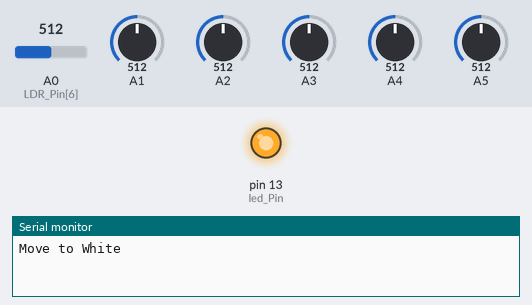
Bench run of a sketch on a simulated Arduino Uno, built with avr-gcc and run on an emulated ATmega328P. Shown: output pins drawn as LEDs (lit = HIGH), the last lines printed to the serial monitor. Inputs (shaded band) come from the test bench; at power-on: A0 (LDR_Pin[6]) = 512, A1 = 512, A2 = 512, A3 = 512, A4 = 512, A5 = 512.

Above: at 0.01 s.
At 31.1 s:
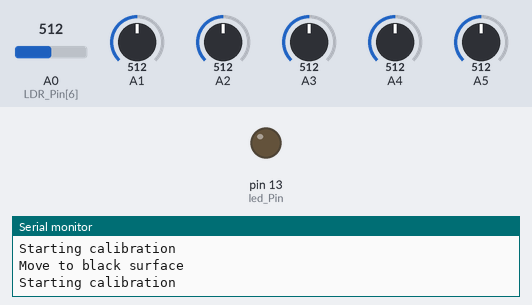
Timing chart, 0 to 32.6 s (numbered marks = the images above):
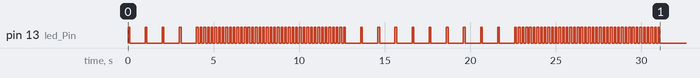

The sketch:

10_4_calibration_code.ino
```cpp
/* Calibration Code
*
* * TODO: Locate the commented lines with "TODO:" and
* complete the task in the descriptions
*/

// Variables for Light Sensors (arrays are used to simplify the code):
//  these are variables that have multiple elements to each variable name.
//  LDR_Pin holds 7 values of the LDR pin connection to the Arduino

// TODO: Replace "___", and assign the pin number for each LDR connected to the Arduino
//  reference 10.2 potentiometer code
int LDR_Pin[7] = {8,
                  9,
                  10,
                  11,
                  12,
                  13,
                  14};
int LDR[7]; // this is an empty array that will hold the readings from our potentiometers

// TODO: Replace "___", and assign the pin number connected to the Arduino.
//  it is recommended to use pin 13, but can change to another digital pin
//  and connect extra LED to me more easily seen
int led_Pin = 13;

// Calibration Variables
//  Complete understanding of the calibration process is not required
float Mn[7]; // array containing minimum read values of every potentiometer
float Mx[7]; // array containing maximum read values of every potentiometer
float LDRf[7] = {0.,0.,0.,0.,0.,0.,0.}; // initialize the LDR read values to float zero

int numMeas = 40; // number of measurements used in calibration (CAN BE EDITED BY USER)

int MxRead; // maximum read value by any potentiometer
int MxIndex; // index (location in array) of max read value
float AveRead; // average read value of potentiometer
int CriteriaForMax; // value to determine whether a read value is a max
float WeightedAve; // weighted average after calibration

int im0,im1,im2; // error calculation variables
float error; // final error

// ************************************************************************************************* //
// setup - runs once
void setup() {
  Serial.begin(9600); // TODO: Replace "___", and input the baud rate for serial communication
  pinMode(led_Pin, OUTPUT); // TODO: Replace "___", and set the led_pin to be an output

  Calibrate(); // Calibrate black and white sensing

} // end setup()

// ************************************************************************************************* //
// loop - runs/loops forever
void loop() {
  ReadPhotoResistors(); // Read photoresistors and map to 0-100 based on calibration

  CalcError();

  Print(); // Print values to serial monitor. currently commented out but could be good for debugging :)
} // end loop()

// ************************************************************************************************* //
// function to quickly blink an LED
void fastBlink() {
  digitalWrite(led_Pin, HIGH); // TODO: Replace "___", and turn on the LED
  delay(100); // wait for 100 milliseconds

  digitalWrite(led_Pin, LOW); // TODO: Replace "___", and turn off the LED
  delay(100); // wait for 100 milliseconds
} // end fastBlink()

// ************************************************************************************************* //
// function to slowly blink an LED
void slowBlink() {
  digitalWrite(led_Pin, HIGH); // TODO: Replace "___", and turn on the LED
  delay(100); // wait for 100 milliseconds

  digitalWrite(led_Pin, LOW); // TODO: Replace "___", and turn off the LED
  delay(900); // wait for 900 milliseconds
} // end slowBlink()

// ************************************************************************************************* //
// function to calibrate
void Calibrate() {
  Serial.println("Move to White");
  // wait to make sure cart is in position with sensors over a white (light) surface
  for (int calii = 0; calii < 4; calii++) { // wait four blinks for the cart to be positioned
    slowBlink(); // blink the indicator LED
  }
  Serial.println("Starting calibration");
  // Calibration
  // White Calibration
  for (int calii = 0; calii < numMeas; calii++) { // TODO: Replace "___", and repeat the section of code
                                                    //  for the number of calibration measurements desired

    fastBlink(); // blink the indicator LED

    for (int ci = 0; ci < 7; ci++) { // TODO: Replace "___", and loop over all of the LDRs
      LDRf[ci] = LDRf[ci] + (float) analogRead(LDR_Pin[ci]); // keep track of the sum of each LDR's readings
      delay(2);
    }
  }

  // Find average of each LDR's read values
  for (int cm = 0; cm < 7; cm++) { // TODO: Replace "___", and loop over all of the LDRs
    Mn[cm] = round(LDRf[cm] / (float)numMeas); // take average of each LDR's readings
    LDRf[cm] = 0.; // reset the array holding the sum of the LDR's readings
  }

  Serial.println("Move to black surface");
 // Wait to move from White to Black Surface
  for (int calii = 0; calii < 10; calii++) { // wait ten blinks for the cart to be repositioned
    slowBlink();
  }
  Serial.println("Starting calibration");

  // Black Calibration
  for (int calii = 0; calii < numMeas; calii++) { // TODO: Replace "___", and repeat the section of code
                                                    //  for the number of calibration measurements desired
    fastBlink(); // blink the indicator LED

    for (int ci = 0; ci < 7; ci++) { // TODO: Replace "___", and loop over all of the LDRs
      LDRf[ci] = LDRf[ci] + (float) analogRead(LDR_Pin[ci]); // keep track of the sum of each LDR's readings
      delay(2);
    }
  }

  // Find average of each LDR's read values
  for (int cm = 0; cm < 7; cm++) { // TODO: Replace "___", and loop over all of the LDRs
    Mx[cm] = round(LDRf[cm] / (float)numMeas); // take average of each LDR's readings
    LDRf[cm] = 0.; // reset the array holding the sum of the LDR's readings
  }
  Serial.println("End of calibration");
} // end Calibrate()

// ************************************************************************************************* //
// function to read photo resistors, map from 0 to 100, and find darkest photo resitor (MxIndex)
void ReadPhotoResistors() {
  for (int Li = 0; Li < 7; Li++) { // TODO: Replace "___", and loop over all of the LDRs
    LDR[Li] = map(analogRead(LDR_Pin[Li]), Mn[Li], Mx[Li], 0, 100);
    delay(2);
  }
} // end ReadPhotoResistors()

// ************************************************************************************************* //
// Calculate error from photoresistor readings
//  Do not worry about understanding or completing this function
void CalcError() {
  MxRead = -99; // initialize max read to an impossible value to ensure initialization does not impact functionality
  AveRead = 0.0; // initialize the average read

  for (int ii = 0; ii < 7; ii = ii + 1) { // loop over all of the LDRs
    if (MxRead < LDR[ii]) { // if LDR value is greater than current max
      MxRead = LDR[ii]; // set max equal to LDR value
      MxIndex = -1 * (ii - 3);
      im1 = (float)ii;
    }

    AveRead = AveRead + (float)LDR[ii] / 7.; // update the average
  }

  CriteriaForMax = 2; // max should be at least twice as big as the other values
  if (MxRead > CriteriaForMax * AveRead) {
    if (im1!=0 && im1!=6) {
      im0 = im1 - 1;
      im2 = im1 + 1;
      WeightedAve = ((float)(LDR[im0]*im0 + LDR[im1]*im1 + LDR[im2]*im2))/((float)(LDR[im0]+LDR[im1]+LDR[im2]));
      error = -1 * (WeightedAve - 3);

    } else if (im1 == 0) {
      im2 = im1 + 1;
      WeightedAve = ((float)(LDR[im1]*im1 + LDR[im2]*im2))/((float)(LDR[im1]+LDR[im2]));
      error = -1 * (WeightedAve - 3);

    } else if (im1 == 6) {
      im0 = im1-1;
      WeightedAve = ((float)(LDR[im0]*im0 + LDR[im1]*im1))/((float)(LDR[im0]+LDR[im1]));
      error = -1 * (WeightedAve - 3);
    }
  }
} // end CalcError()

// ************************************************************************************************* //
// function to print values of interest
void Print() {
 // Each photo resistor value is shown
  Serial.print(LDR[0]); Serial.print(" ");
  Serial.print(LDR[1]); Serial.print(" ");
  Serial.print(LDR[2]); Serial.print(" ");
  Serial.print(LDR[3]); Serial.print(" ");
  Serial.print(LDR[4]); Serial.print(" ");
  Serial.print(LDR[5]); Serial.print(" ");
  Serial.print(LDR[6]); Serial.print(" ");

  Serial.print("   |   "); // create a visual divider between the LDR readings and other information
  Serial.print(MxRead); Serial.print(" "); // the maximum value from the photo resistors is shown again
  Serial.print(MxIndex);Serial.print(" "); // this is the index of that maximum (0 through 6) (aka which element in LDR)
  Serial.println(error); // this will show the calculated error (-3 through 3)

  Serial.println("Min Max (0-7)");
  for (int Li = 0; Li < 7; Li++) { // TODO: Replace "___", and loop over all of the LDRs
    Serial.print(Mn[Li]); Serial.print(" ");
    Serial.print(Mx[Li]); Serial.print(" ");
    delay(2);
    Serial.print(" | ");
  }
  delay(200); //just here to slow down the output for easier reading if wanted

} // end Print()
```
